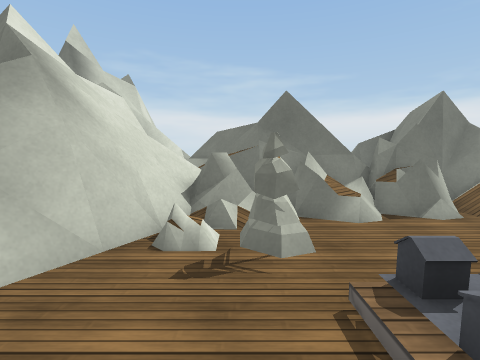
view 1 (above)

16 first-person views from a walk through a 3-D level made in the Unity game engine. The camera is 1.4 m above the floor, tilts 6° down and sees 85° across. The floor is counted in squares, 1 m on a side. Each view is taken from the middle of a square. On the plan, view 1 faces up. The plan holds only what a view shows up to about 13 squares ahead; the rest is blank. The place goes on beyond the plan. Surface patterns are stand-ins for the level's own textures.

view 2
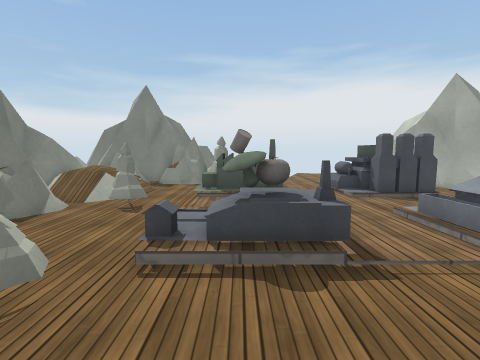

view 3
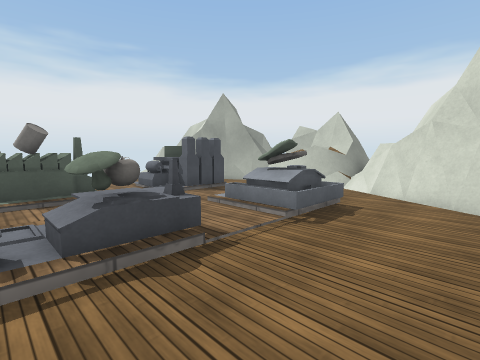

view 4
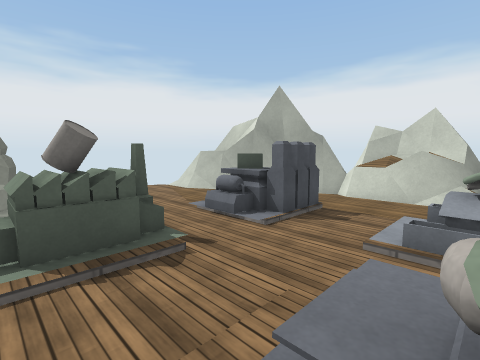

view 5
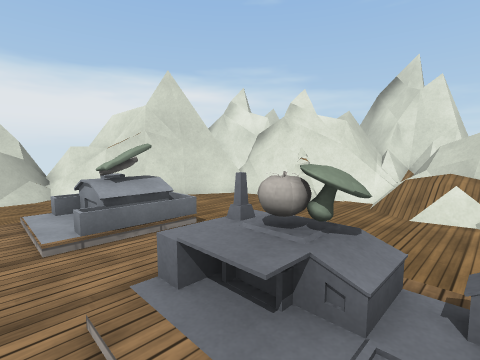

view 6
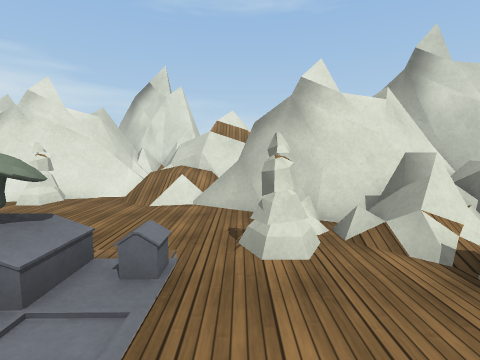

view 7
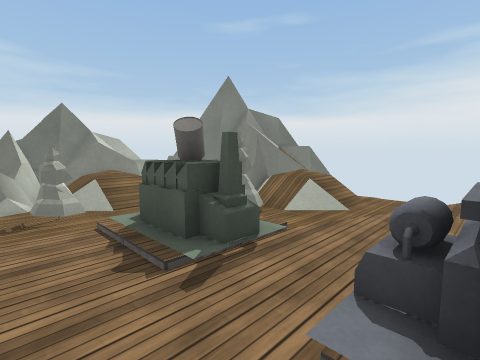

view 8
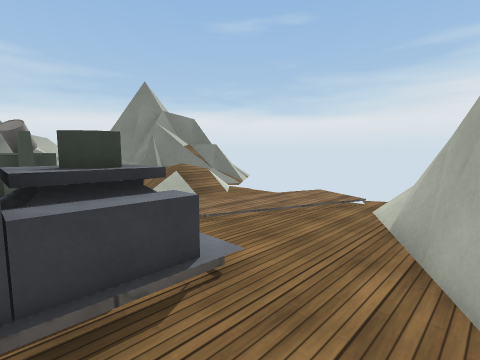

view 9
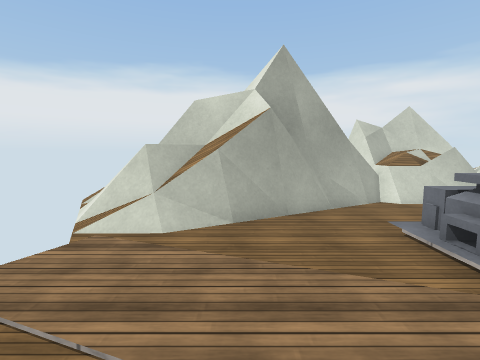

view 10
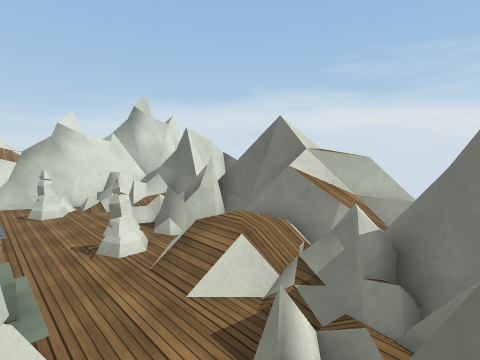

view 11
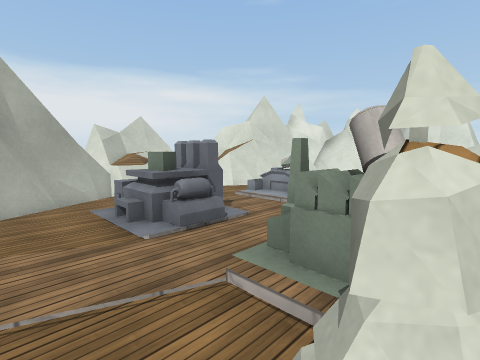

view 12
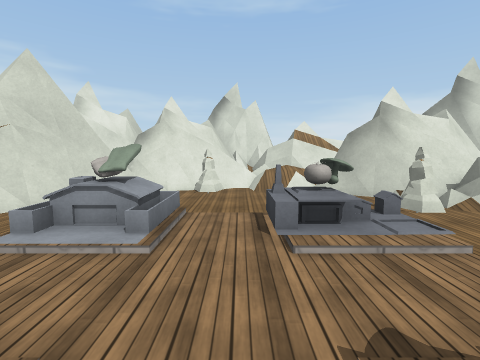

view 13
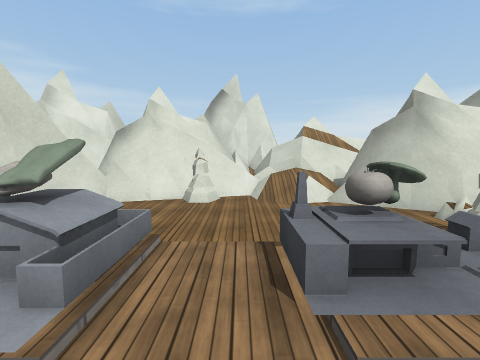

view 14
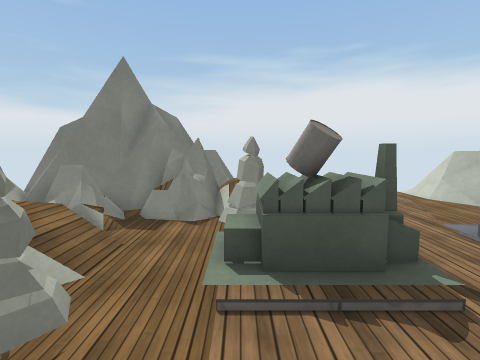

view 15
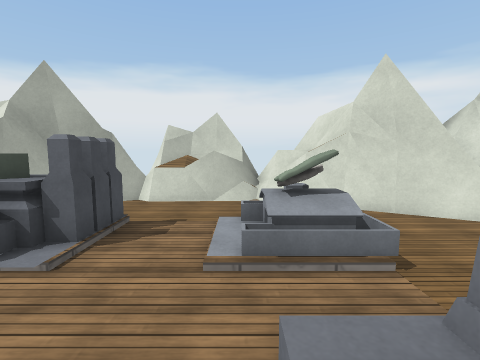

view 16
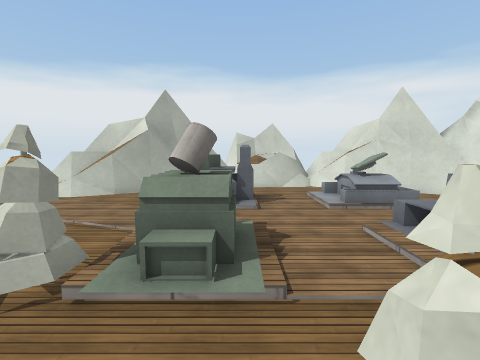

### Floor plan
Key: @ floor where view 1 was taken; # wall or solid block; x gap in a wall; . main floor; : floor 0.25 m higher than the main floor; + floor 0.5 m higher than the main floor; * floor 1 m higher than the main floor; / step, stairs or slope; = window, fence, low wall or low ledge; ^ raised ledge; O other object.
Columns run from 8 left of view 1 to 15 right of it. Each row starts with its distance up from view 1.
  9              ##^^#^^#
  8             ###^^^==#
  7          #####=x==###
  6         =##===/*/###
  5        =#.....////###
  4   ^ #####/...#....=####
  3   ^=##..#/........=#/=##
  2  ##//=...///::OOx#///
  1  #=///.../O/::OO/=////
  0 ##=///..@///::OO/..//.
 -1 #=+=#....:::::::::....
 -2 ####=#=..::::::::::::.
 -3    ##....:O/::OOO.::::
 -4     #=...OO/::OOO....:
 -5     #=.../ /..OO.....//
 -6     ####...........###=#
 -7       ###/.......##### :
 -8         ##//#==###   # =
 -9         ###=^^^##
-10          #######

Positions as (right, up) in squares from view 1, and headings:
1: (0, 0), facing up
2: (-2, 1), facing right
3: (-2, 2), facing down-right
4: (2, 2), facing down-right
5: (4, 2), facing down-left
6: (4, 3), facing left
7: (4, -3), facing up-right
8: (6, -7), facing up-right
9: (11, 0), facing down
10: (11, 2), facing up-left
11: (10, 2), facing down-left
12: (7, -1), facing left
13: (5, -1), facing left
14: (3, 2), facing right
15: (3, 1), facing down
16: (6, 5), facing down
